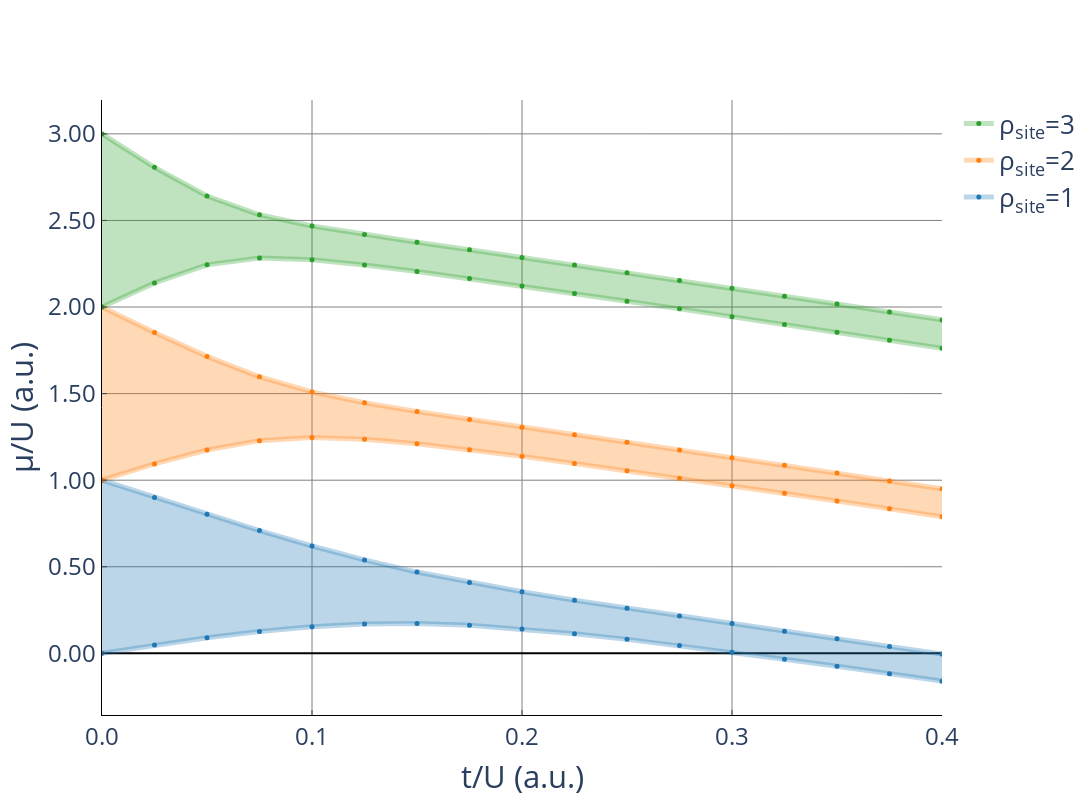

The code cell stored with this chart in its notebook:
### Code cell
plot(ML1, ML2, ML3)

### Figure 1 — Plotly figure (JSON) as saved in the notebook; plotly's stock layout.template omitted (floating-point values rounded to 4 significant figures)
{"data": [{"line": {"color": "rgba(31, 119, 180, 0.3)", "width": 5}, "marker": {"color": "rgba(31, 119, 180, 1)", "size": 5}, "mode": "markers+lines", "name": "ρ<sub>site</sub>=1", "type": "scatter", "x": [0, 0.025, 0.05, 0.075, 0.1, 0.125, 0.15, 0.175, 0.2, 0.225, 0.25, 0.275, 0.3, 0.325, 0.35, 0.375, 0.4], "y": [1.0, 0.9007, 0.8033, 0.709, 0.6201, 0.5395, 0.4693, 0.4088, 0.3556, 0.3069, 0.2609, 0.2163, 0.1722, 0.1283, 0.08428, 0.04012, -0.004283]}, {"fill": "tonexty", "fillcolor": "rgba(31, 119, 180, 0.3)", "line": {"color": "rgba(31, 119, 180, 0.3)", "width": 5}, "marker": {"color": "rgba(31, 119, 180, 1)", "size": 5}, "mode": "markers+lines", "showlegend": false, "type": "scatter", "x": [0, 0.025, 0.05, 0.075, 0.1, 0.125, 0.15, 0.175, 0.2, 0.225, 0.25, 0.275, 0.3, 0.325, 0.35, 0.375, 0.4], "y": [2.513e-15, 0.04749, 0.08978, 0.1259, 0.1535, 0.1696, 0.1721, 0.1617, 0.1412, 0.1134, 0.08073, 0.04469, 0.006319, -0.03374, -0.07506, -0.1174, -0.1604]}, {"line": {"color": "rgba(255, 127, 14, 0.3)", "width": 5}, "marker": {"color": "rgba(255, 127, 14, 1)", "size": 5}, "mode": "markers+lines", "name": "ρ<sub>site</sub>=2", "type": "scatter", "x": [0, 0.025, 0.05, 0.075, 0.1, 0.125, 0.15, 0.175, 0.2, 0.225, 0.25, 0.275, 0.3, 0.325, 0.35, 0.375, 0.4], "y": [2.0, 1.853, 1.715, 1.597, 1.51, 1.447, 1.396, 1.35, 1.306, 1.262, 1.219, 1.175, 1.13, 1.086, 1.041, 0.9957, 0.9503]}, {"fill": "tonexty", "fillcolor": "rgba(255, 127, 14, 0.3)", "line": {"color": "rgba(255, 127, 14, 0.3)", "width": 5}, "marker": {"color": "rgba(255, 127, 14, 1)", "size": 5}, "mode": "markers+lines", "showlegend": false, "type": "scatter", "x": [0, 0.025, 0.05, 0.075, 0.1, 0.125, 0.15, 0.175, 0.2, 0.225, 0.25, 0.275, 0.3, 0.325, 0.35, 0.375, 0.4], "y": [1.0, 1.094, 1.174, 1.228, 1.247, 1.237, 1.21, 1.176, 1.138, 1.097, 1.055, 1.012, 0.9681, 0.9239, 0.8793, 0.8344, 0.7892]}, {"line": {"color": "rgba(44, 160, 44, 0.3)", "width": 5}, "marker": {"color": "rgba(44, 160, 44, 1)", "size": 5}, "mode": "markers+lines", "name": "ρ<sub>site</sub>=3", "type": "scatter", "x": [0, 0.025, 0.05, 0.075, 0.1, 0.125, 0.15, 0.175, 0.2, 0.225, 0.25, 0.275, 0.3, 0.325, 0.35, 0.375, 0.4], "y": [3.0, 2.807, 2.641, 2.533, 2.468, 2.419, 2.374, 2.331, 2.287, 2.243, 2.198, 2.153, 2.108, 2.063, 2.017, 1.972, 1.926]}, {"fill": "tonexty", "fillcolor": "rgba(44, 160, 44, 0.3)", "line": {"color": "rgba(44, 160, 44, 0.3)", "width": 5}, "marker": {"color": "rgba(44, 160, 44, 1)", "size": 5}, "mode": "markers+lines", "showlegend": false, "type": "scatter", "x": [0, 0.025, 0.05, 0.075, 0.1, 0.125, 0.15, 0.175, 0.2, 0.225, 0.25, 0.275, 0.3, 0.325, 0.35, 0.375, 0.4], "y": [2.0, 2.139, 2.244, 2.284, 2.274, 2.243, 2.205, 2.164, 2.122, 2.078, 2.034, 1.989, 1.945, 1.899, 1.854, 1.808, 1.762]}], "layout": {"font": {"size": 26}, "height": 800, "paper_bgcolor": "rgba(0,0,0,0)", "plot_bgcolor": "rgba(0,0,0,0)", "width": 1200, "xaxis": {"gridcolor": "gray", "linecolor": "black", "nticks": 5, "range": [0, 0.4], "showgrid": true, "tickfont": {"size": 24}, "tickformat": ".1f", "ticks": "inside", "title": {"text": "t/U (a.u.)"}, "zeroline": true, "zerolinecolor": "black"}, "yaxis": {"gridcolor": "gray", "linecolor": "black", "showgrid": true, "tickfont": {"size": 24}, "tickformat": ".2f", "ticks": "inside", "title": {"text": "μ/U (a.u.)"}, "zeroline": true, "zerolinecolor": "black"}}}
